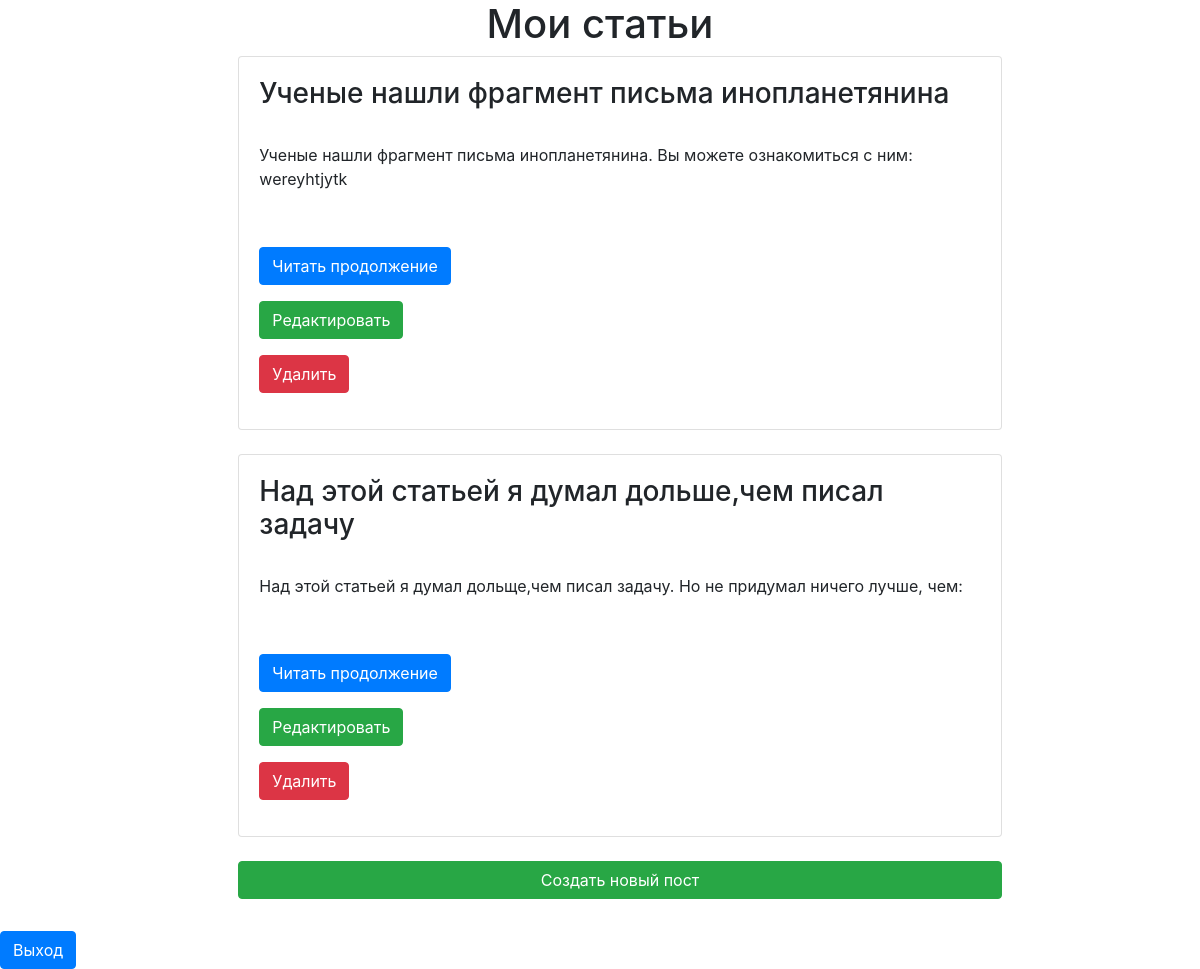
The app's page /admin.php (signed in) with its own data.
### tables this page shows
CREATE TABLE `articles` (
  `id` int(255) NOT NULL,
  `header` varchar(255) NOT NULL,
  `article_text` text NOT NULL
);

### admin.php (the view, shortened to what this page needs)
<html>
<head>
    <link rel="stylesheet" href="https://stackpath.bootstrapcdn.com/bootstrap/4.3.1/css/bootstrap.min.css">
</head>
<body style="margin:0; padding:0">
<?php
    if (isset($_SESSION['auth']) and $_SESSION['auth'] == true){
        $connection = mysqli_connect('127.0.0.1', 'root', '');
        mysqli_select_db($connection, 'blog');
        mysqli_set_charset($connection, 'utf8');
        $query_result_articles = mysqli_query($connection, 'SELECT * FROM articles');
        $articles = mysqli_fetch_all($query_result_articles);
        echo "<h1 style='text-align: center;'>Мои статьи</h1>";
        echo "<ul>";
        foreach ($articles as $article){
            echo "<li style='list-style-type: none;'>
                  <div class='row'>
                  <div class='offset-md-2 col-md-8 col-12'>
                  <div class='card'>
                    <div class='card-body'>
                        <h3>".htmlspecialchars($article[1], ENT_QUOTES, 'UTF-8')."</h3><br>
                        <p>".htmlspecialchars(substr($article[2], 0, 150), ENT_QUOTES, 'UTF-8')."<p><br>
                        <form action='article.php' method='POST'>
                            <input type='hidden' name='id' value='$article[0]'>
                            <input type='submit' value='Читать продолжение' class='btn btn-primary'>
                        </form>
                        <form action='edit.php' method='POST'>
                            <input type='hidden' name='id' value='$article[0]'>
                            <input type='submit' value='Редактировать' class='btn btn-success'>
                        </form>
                        <form action='admin.php' method='POST'>
                            <input type='hidden' name='del_id' value='$article[0]'>
                            <input type='submit' value='Удалить' class='btn btn-danger'>
                        </form>
                    </div>
                  </div>
                  </div>
                  </div>
                </li><br>";
        }
        echo "
          <div class='row'>
          <div class='offset-md-2 col-md-8 col-12'>
              <form action = 'edit.php' method = 'POST'>
                  <input type='hidden' name = 'newPost' value ='true'>
                  <input type='submit' value='Создать новый пост' class = 'btn btn-success' style = 'width: 100%'>
              </form>
          </div>
          </div>
        ";
        echo "</ul>";
        echo "<a class='btn btn-primary' href='login.php?exit=true'>Выход</a>";
    }else{
      echo "<h1 style='text-align: center;'>ТЕБЕ СЮДА НЕЛЬЗЯ</h1>";
    }
 ?>
</body>
</html>

### records on screen
articles: header "Ученые нашли фрагмент письма инопланетянина", article_text "Ученые нашли фрагмент письма инопланетянина. Вы можете ознакомиться с ним: wereyhtjytk"
articles: header "Над этой статьей я думал дольше,чем писал задачу", article_text "Над этой статьей я думал дольще,чем писал задачу. Но не придумал ничего лучше, чем:"
